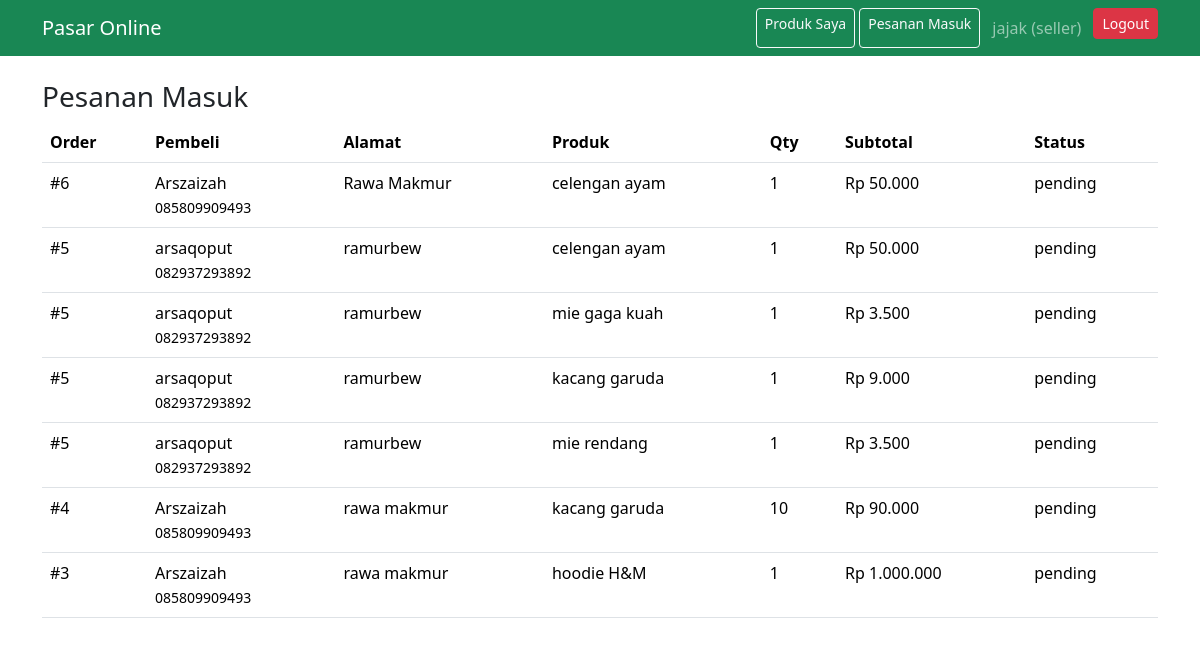
Screenshot of /admin/orders.php (signed in) with the database file from the repository.
### tables this page shows
CREATE TABLE `order_items` (
  `id` int(11) NOT NULL,
  `order_id` int(11) NOT NULL,
  `product_id` int(11) NOT NULL,
  `qty` int(11) NOT NULL,
  `price` decimal(12,2) NOT NULL
);

CREATE TABLE `orders` (
  `id` int(11) NOT NULL,
  `buyer_id` int(11) DEFAULT NULL,
  `customer_name` varchar(100) NOT NULL,
  `phone` varchar(20) NOT NULL,
  `address` text NOT NULL,
  `total` decimal(12,2) NOT NULL,
  `status` enum('pending','paid','shipped','done') DEFAULT 'pending',
  `created_at` timestamp NULL DEFAULT current_timestamp()
);

CREATE TABLE `products` (
  `id` int(11) NOT NULL,
  `category_id` int(11) NOT NULL,
  `seller_id` int(11) NOT NULL,
  `name` varchar(150) NOT NULL,
  `description` text DEFAULT NULL,
  `price` decimal(12,2) NOT NULL,
  `stock` int(11) NOT NULL DEFAULT 0,
  `image_url` varchar(255) DEFAULT NULL,
  `created_at` timestamp NULL DEFAULT current_timestamp()
);

### admin/orders.php (the view)
<?php require __DIR__.'/../common.php'; require_role('seller'); $uid=user()['id'];
$st=$db->prepare("SELECT o.id,o.customer_name,o.phone,o.address,o.created_at,o.status,p.name pname,i.qty,i.price
 FROM order_items i JOIN orders o ON o.id=i.order_id JOIN products p ON p.id=i.product_id WHERE p.seller_id=? ORDER BY o.id DESC");
$st->bind_param('i',$uid); $st->execute();
header_html('Pesanan Masuk'); echo '<h3>Pesanan Masuk</h3><div class="table-responsive"><table class="table"><tr><th>Order</th><th>Pembeli</th><th>Alamat</th><th>Produk</th><th>Qty</th><th>Subtotal</th><th>Status</th></tr>';
foreach($st->get_result() as $r) echo '<tr><td>#'.$r['id'].'</td><td>'.e($r['customer_name']).'<br><small>'.e($r['phone']).'</small></td><td>'.e($r['address']).'</td><td>'.e($r['pname']).'</td><td>'.$r['qty'].'</td><td>'.rp($r['qty']*$r['price']).'</td><td>'.e($r['status']).'</td></tr>';
echo '</table></div>'; footer_html();

### rows the page displays
order_items: order "6", order.customer_name "Arszaizah", order.phone "085809909493", order.address "Rawa Makmur", product.name "celengan ayam", qty "1", rp($r['qty']*$r['price']) "Rp 50.000", order.status "pending"
order_items: order "5", order.customer_name "arsaqoput", order.phone "082937293892", order.address "ramurbew", product.name "celengan ayam", qty "1", rp($r['qty']*$r['price']) "Rp 50.000", order.status "pending"
order_items: order "5", order.customer_name "arsaqoput", order.phone "082937293892", order.address "ramurbew", product.name "mie gaga kuah", qty "1", rp($r['qty']*$r['price']) "Rp 3.500", order.status "pending"
order_items: order "5", order.customer_name "arsaqoput", order.phone "082937293892", order.address "ramurbew", product.name "kacang garuda", qty "1", rp($r['qty']*$r['price']) "Rp 9.000", order.status "pending"
order_items: order "5", order.customer_name "arsaqoput", order.phone "082937293892", order.address "ramurbew", product.name "mie rendang", qty "1", rp($r['qty']*$r['price']) "Rp 3.500", order.status "pending"
order_items: order "4", order.customer_name "Arszaizah", order.phone "085809909493", order.address "rawa makmur", product.name "kacang garuda", qty "10", rp($r['qty']*$r['price']) "Rp 90.000", order.status "pending"
order_items: order "3", order.customer_name "Arszaizah", order.phone "085809909493", order.address "rawa makmur", product.name "hoodie H&M", qty "1", rp($r['qty']*$r['price']) "Rp 1.000.000", order.status "pending"

### other values shown
$u['name'] "jajak"
$u['role'] "seller"
